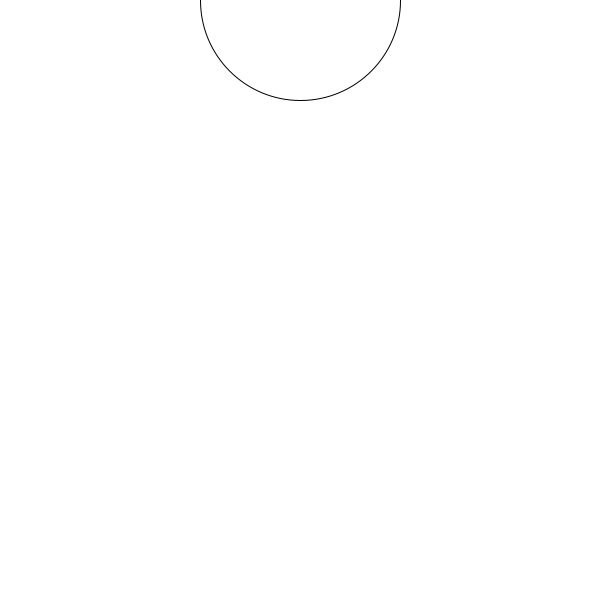
Frame 1 (no input)
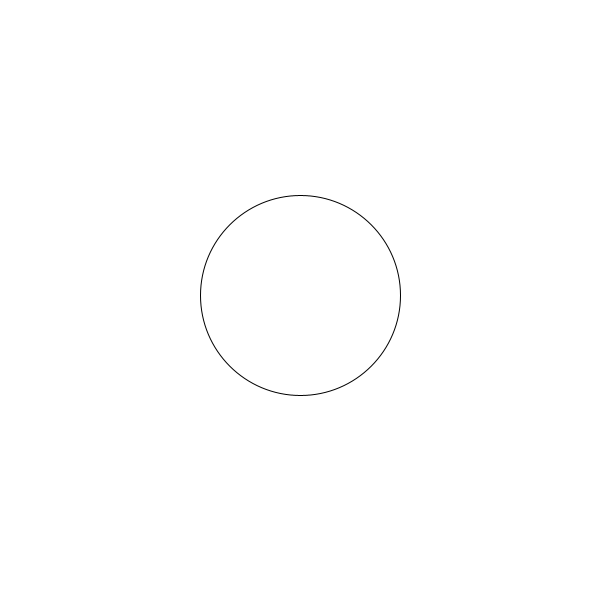
Frame 60 (the mouse pressed at the canvas centre just before this capture)
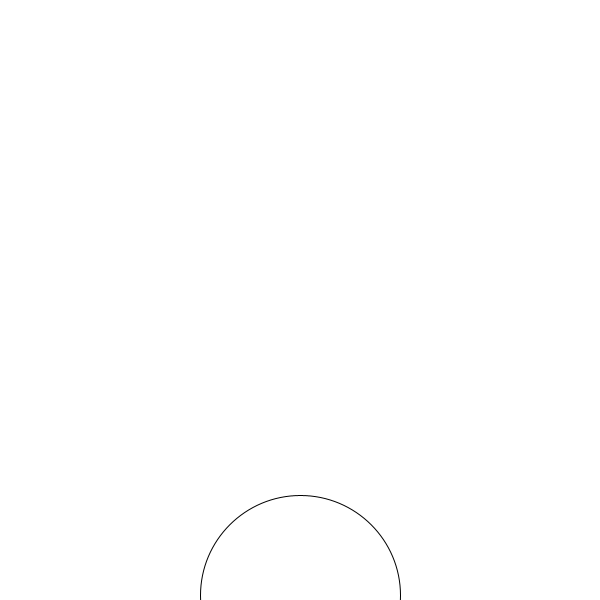
Frame 120 (the mouse held since frame 60 and released just before this capture)

The Processing sketch that drew these frames (run headless with seeded random() and noise(); from frame 60 on, the mouse is pressed at the canvas centre):

// Processing sketch: sketch_260217a
// ── sketch_260217a.pde
//Lawrence Su
//Animation
// Tuesday Feb 17

//define your own variables here
int x;
int y;

void setup() {
  size(600, 600);
  x=0;
  y=0;//set the starting value
}

void draw() {
  background(255);
  ellipse(300, y, 200, 200);
  y=y+5;
  x=x+1;
  if (y > 700) {
    y = -100;
  }
}
